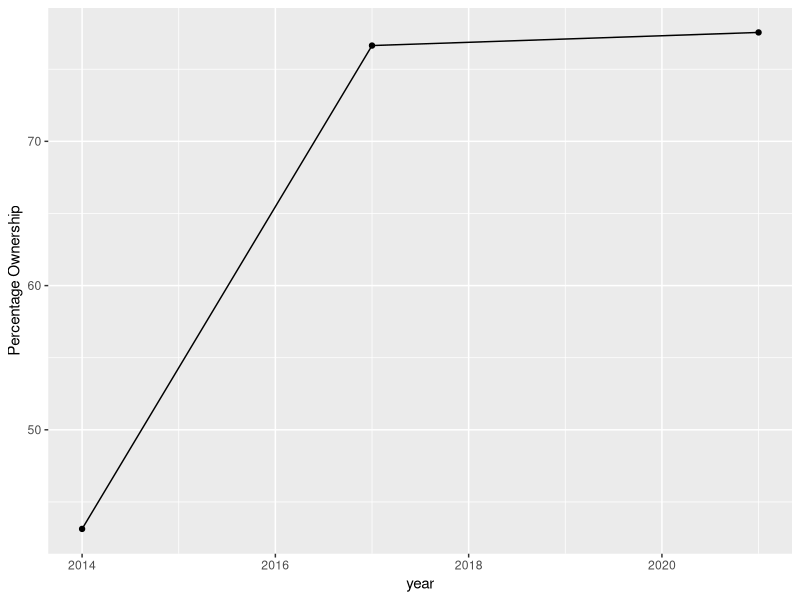
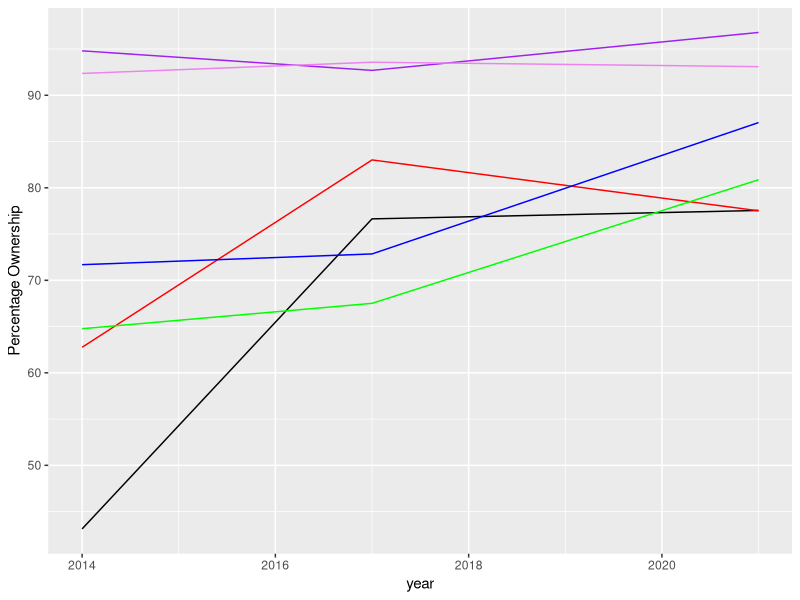
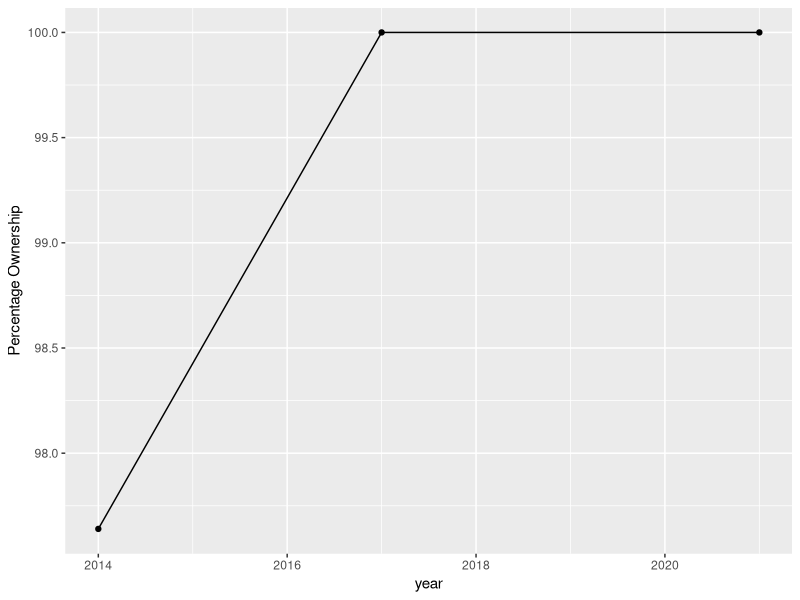
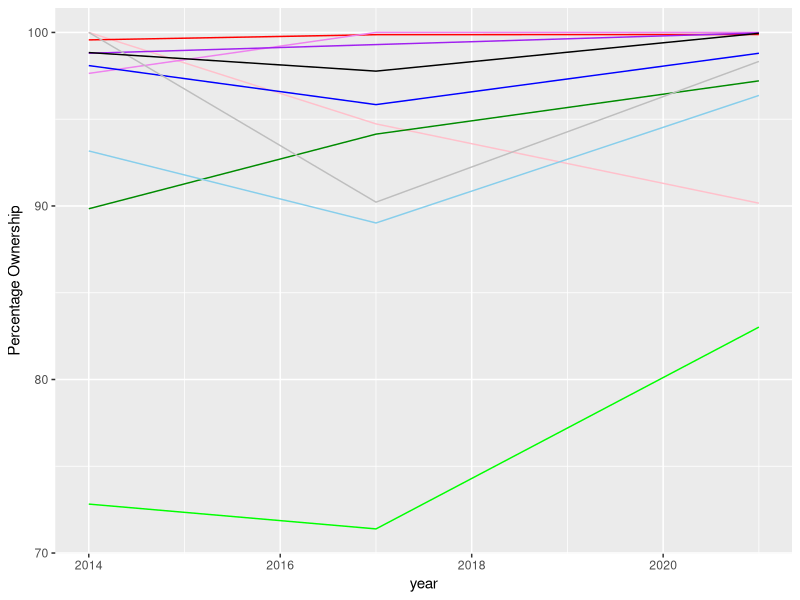

The R source for these figures, in order:
## ---- chunk 1
female <- read.csv("female.csv")
head(female)
## ---- chunk 2
library(tidyverse)

female <- female %>%filter(Country.Name == "Brazil" | Country.Name == "India" | Country.Name == "United States")
head(female)
## ---- chunk 3
colnames(female)
## ---- chunk 4
rel_col <- which(colnames(female)=="Country.Name" | colnames(female)== "X2014..YR2014." | colnames(female)== "X2017..YR2017." | colnames(female) == "X2021..YR2021." )
rel_col
## ---- chunk 5
female <- female[rel_col] %>% rename("2014" = 2, "2017" = 3, "2021" = 4)
head(female)
## ---- chunk 6
transpose_f <- data.frame(t(female[-1]))
colnames(transpose_f) <- female[, 1]
head(transpose_f)
## ---- chunk 7
transpose_f$Brazil = as.numeric(transpose_f$Brazil) 
transpose_f$India = as.numeric(transpose_f$India)
transpose_f$"United States" = as.numeric(transpose_f$"United States")
head(transpose_f)
## ---- chunk 8
transpose_f <- transpose_f %>% mutate_if(is.numeric, as.character)
head(transpose_f)
## ---- chunk 9
transpose_f <- transpose_f %>% mutate_if(is.character, as.numeric)
head(transpose_f)
## ---- chunk 10
summarise_each(transpose_f, list(mean))
## ---- chunk 11
transpose_f %>%
  summarise(across(c(Brazil, India, "United States"), list(mean=mean, sd=sd)))
## ---- chunk 12
year <- c(2014, 2017,2021)
p <- ggplot(data=transpose_f, aes(x=year, y=India, group=1)) +
  geom_line()+
  geom_point()
  p + ylab("Percentage Ownership")
## ---- chunk 13
male <- read.csv(file = "male.csv")
male <- male %>%
  filter(Country.Name == "Brazil" | Country.Name == "India" | Country.Name == "United States") 

male <- male[rel_col] %>% 
  rename("2014" = 2, "2017" = 3, "2021" = 4)

transpose_m <- data.frame(t(male[-1]))
colnames(transpose_m) <- male[, 1]

transpose_m$Brazil = as.numeric(as.character(transpose_m$Brazil)) 
transpose_m$India = as.numeric(as.character(transpose_m$India))
transpose_m$"United States" = as.numeric(as.character((transpose_m$"United States")))

head(transpose_m)
## ---- chunk 14
transpose_m <- rename(transpose_m, "Brazil_m" = 1, "India_m" = 2, "United_States_m" = 3)
head(transpose_m)
## ---- chunk 15
transpose_m <- rownames_to_column(transpose_m, var="Year") 
transpose_f <- rownames_to_column(transpose_f, var="Year")

acct_owner_by_gender <- merge(x = transpose_m, y = transpose_f, by = "Year", all.x = TRUE)
acct_owner_by_gender <- rename(acct_owner_by_gender, "United_States" = 7)
head(acct_owner_by_gender)
## ---- chunk 16
gfg_plot <- ggplot(acct_owner_by_gender, aes(x=year)) +  
    geom_line(aes(y = India), color = "black") +
    geom_line(aes(y = India_m), color = "red") +
    geom_line(aes(y = Brazil), color = "green") +
    geom_line(aes(y = Brazil_m), color = "blue") +
    geom_line(aes(y = United_States), color = "purple") +
    geom_line(aes(y = United_States_m), color = "violet") 
    gfg_plot + ylab("Percentage Ownership")
## ---- chunk 17
primary <- read.csv("primary.csv")
primary <- primary %>%filter(Country.Name == "China" | Country.Name == "Canada" | Country.Name == "Germany" | Country.Name == "United Kingdom" | Country.Name == "Spain")
rel_col <- which(colnames(primary)=="Country.Name" | colnames(primary)== "X2014..YR2014." | colnames(primary)== "X2017..YR2017." | colnames(primary) == "X2021..YR2021." )
primary <- primary[rel_col] %>% rename("2014" = 2, "2017" = 3, "2021" = 4)
transpose_p <- data.frame(t(primary[-1]))
colnames(transpose_p) <- primary[, 1]
transpose_p$China = as.numeric(transpose_p$China) 
transpose_p$Canada = as.numeric(transpose_p$Canada)
transpose_p$Germany = as.numeric(transpose_p$Germany)
transpose_p$"United Kingdom" = as.numeric(transpose_p$"United Kingdom")
transpose_p$Spain = as.numeric(transpose_p$Spain)

transpose_p <- transpose_p %>% mutate_if(is.numeric, as.character)
transpose_p <- transpose_p %>% mutate_if(is.character, as.numeric)
summarise_each(transpose_p, list(mean))
## ---- chunk 18
transpose_p %>%
  summarise(across(c(Canada, China, "United Kingdom", Germany, Spain), list(mean=mean, sd=sd)))
## ---- chunk 19
year <- c(2014, 2017,2021)
p <- ggplot(data=transpose_p, aes(x=year, y=Germany, group=1)) +
  geom_line()+
  geom_point()
  p + ylab("Percentage Ownership")
## ---- chunk 20
secondary <- read.csv(file = "secondary.csv")
secondary <- secondary %>%
  filter(Country.Name == "Germany" | Country.Name == "China" | Country.Name == "United Kingdom" | Country.Name == "Spain" | Country.Name == "Canada") 

secondary <- secondary[rel_col] %>% 
  rename("2014" = 2, "2017" = 3, "2021" = 4)

transpose_s <- data.frame(t(secondary[-1]))
colnames(transpose_s) <- secondary[, 1]

transpose_s$Germany = as.numeric(as.character(transpose_s$Germany)) 
transpose_s$China = as.numeric(as.character(transpose_s$China))
transpose_s$"United Kingdom" = as.numeric(as.character((transpose_s$"United Kingdom")))
transpose_s$Spain = as.numeric(as.character(transpose_s$Spain))
transpose_s$Canada = as.numeric(as.character(transpose_s$Canada))

head(transpose_s)
## ---- chunk 21
transpose_s <- rename(transpose_s, "Canada_s" = 1, "China_s" = 2, "Germany_s" = 3, "Spain_s" = 4, "United_Kingdom_s" = 5)
head(transpose_s)
## ---- chunk 22
transpose_s <- rownames_to_column(transpose_s, var="Year") 
transpose_p <- rownames_to_column(transpose_p, var="Year")

acct_owner_by_gender <- merge(x = transpose_s, y = transpose_p, by = "Year", all.x = TRUE)
acct_owner_by_gender <- rename(acct_owner_by_gender, "United_Kingdom" = 11)
head(acct_owner_by_gender)
## ---- chunk 23
gfg_plot <- ggplot(acct_owner_by_gender, aes(x=year)) +  
    geom_line(aes(y = Canada), color = "pink") +
    geom_line(aes(y = Canada_s), color = "red") +
    geom_line(aes(y = China), color = "green") +
    geom_line(aes(y = China_s), color = "green4") +
    geom_line(aes(y = Germany), color = "violet") +
    geom_line(aes(y = Germany_s), color = "purple") +
    geom_line(aes(y = Spain), color = "skyblue") +
    geom_line(aes(y = Spain_s), color = "blue") +
    geom_line(aes(y = United_Kingdom), color = "gray") +
    geom_line(aes(y = United_Kingdom_s), color = "black")
    gfg_plot + ylab("Percentage Ownership")
